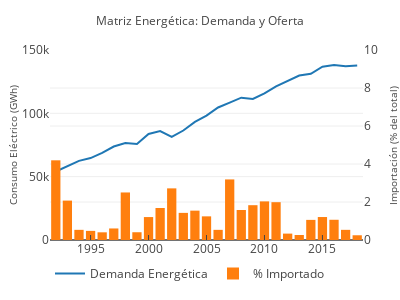

Notebook source saved alongside this figure:
### Code cell
balance_demanda = go.Scatter(
    x=df_balance.anio,
    y=df_balance.query('variable == "demanda_total"').valor_GWh,
    name='Demanda Energética'
)

balance_oferta = go.Bar(
    x=df_balance.anio,
    y=porcentaje_importado,
    yaxis='y2',
    name='% Importado'
)
data = [balance_demanda, balance_oferta]
layout = go.Layout(
    title='Matriz Energética: Demanda y Oferta',
    yaxis=dict(
        title='Consumo Eléctrico (GWh)',
        range=[0, 150000],
    ),
    yaxis2=dict(
        title='Importación (% del total)',
        overlaying='y',
        side='right',
        range=[0, 10]
    ),
    xaxis=dict(
        tickmode='linear',
        ticks='inside',
        tick0=1995,
        dtick=5
    ),
    legend=dict(orientation="h")
)
fig = go.Figure(data=data, layout=layout)

# configurar para que se vea bien en celulares
fig['layout'].update(height=300, width=400)
fig['layout']['margin'].update(l=25, r=25, b=50, t=50, pad=0)
fig['layout']['yaxis'].update(automargin=True, titlefont=dict(size=10))
fig['layout']['yaxis2'].update(automargin=True, titlefont=dict(size=10))
fig['layout']['title'].update(font=dict(size=12))

# visualizar localmente
iplot(fig, filename='balance-energetico')

# publicar
#py.iplot(fig, filename='produccion-hidrocarburos-anual', sharing='public')

### Figure 1 — Plotly figure (JSON) as saved in the notebook; plotly's stock layout.template omitted (floating-point values rounded to 4 significant figures; data arrays with more than 128 entries replaced by an {"elided": "..."} marker saying what was removed)
{"data": [{"name": "Demanda Energética", "type": "scatter", "uid": "33f36042-5f0d-4bfa-8e3b-0f7110256f58", "x": {"elided": "378 int values"}, "y": [54054, 58450.0, 62480.0, 64690.0, 68750.0, 73770.0, 76490.0, 75880.0, 83750, 86010.0, 81330.0, 86440.0, 93290.0, 98160.0, 104627, 108482, 112400.0, 111300.0, 115700.0, 121200.0, 125800.0, 129800.0, 131200.0, 136900.0, 138100.0, 137200.0, 137800.0]}, {"name": "% Importado", "type": "bar", "uid": "68186310-7007-4c99-8fe7-612d141263c6", "x": {"elided": "378 int values"}, "y": [4.194, 2.074, 0.5346, 0.4792, 0.4044, 0.6073, 2.502, 0.4086, 1.207, 1.686, 2.717, 1.428, 1.545, 1.245, 0.5343, 3.189, 1.579, 1.832, 2.031, 1.99, 0.3361, 0.2637, 1.059, 1.209, 1.065, 0.5349, 0.2492], "yaxis": "y2"}], "layout": {"height": 300, "legend": {"orientation": "h"}, "margin": {"b": 50, "l": 25, "pad": 0, "r": 25, "t": 50}, "title": {"font": {"size": 12}, "text": "Matriz Energética: Demanda y Oferta"}, "width": 400, "xaxis": {"dtick": 5, "tick0": 1995, "tickmode": "linear", "ticks": "inside"}, "yaxis": {"automargin": true, "range": [0, 150000], "title": {"font": {"size": 10}, "text": "Consumo Eléctrico (GWh)"}}, "yaxis2": {"automargin": true, "overlaying": "y", "range": [0, 10], "side": "right", "title": {"font": {"size": 10}, "text": "Importación (% del total)"}}}}
